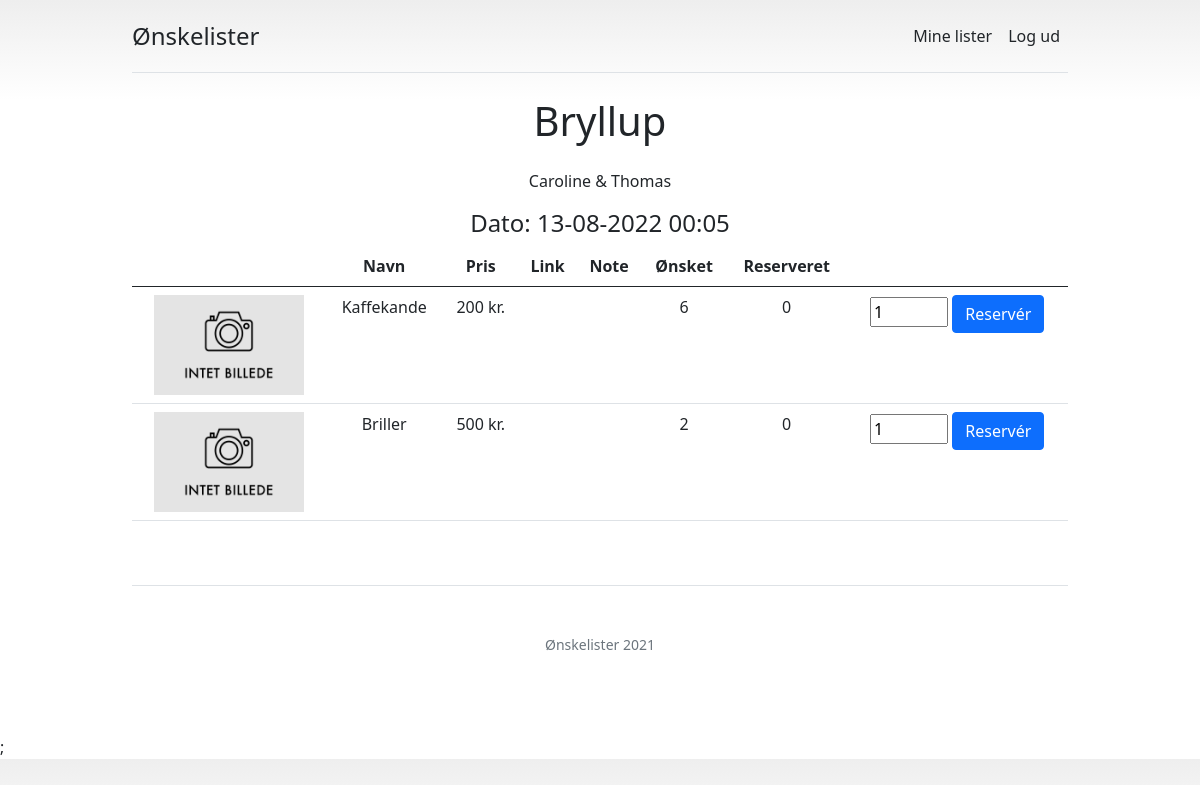
/2 (signed in), run on the app's committed database.
### tables this page shows
CREATE TABLE `whish_lists` (
  `list_id` bigint(20) NOT NULL,
  `list_date` datetime DEFAULT NULL,
  `list_title` text DEFAULT NULL,
  `list_subtitle` text DEFAULT NULL,
  `list_link` varchar(255) DEFAULT NULL,
  `list_user` bigint(20) DEFAULT NULL,
  `list_code` varchar(255) NOT NULL,
  `list_active` tinyint(1) NOT NULL DEFAULT 1
);

CREATE TABLE `whish_gifts` (
  `gift_id` bigint(20) NOT NULL,
  `gift_image` varchar(255) DEFAULT NULL,
  `gift_name` varchar(255) DEFAULT NULL,
  `gift_qty` int(11) NOT NULL DEFAULT 1,
  `gift_reservations` int(11) NOT NULL DEFAULT 0,
  `gift_price` int(11) NOT NULL DEFAULT 0,
  `gift_note` varchar(255) DEFAULT NULL,
  `gift_link` varchar(255) DEFAULT NULL,
  `gift_list` bigint(20) NOT NULL
);

### app/classes/simple.db.class.php (called while the page is built, shortened)
<?php
class SimpleDB
{
  public $isConn;
  public function __construct( $db_conn = array('host' => 'localhost', 'user' => 'root','pass' => '','database' => 'test', ) )
  {
    $host = isset($db_conn['host']) ? $db_conn['host'] : 'localhost' ;
    $user = isset($db_conn['user']) ? $db_conn['user'] : 'root' ;
    $pass = isset($db_conn['pass']) ? $db_conn['pass'] : '' ;
    $database = isset($db_conn['database']) ? $db_conn['database'] : die('no database set') ;
    $connection = mysqli_connect($host, $user, $pass,$database);
    if($connection)
    {
      $this->isConn = $connection;
    }
  }
  public function Select($SQLStatement)
  {
    $con =  $this->isConn;
    if ($con)
    {
      $q = $con->query($SQLStatement);
      $row = $q->num_rows;
      if($row <1)
      {
        $result = $row;
      }
      else if($row == 1)
      {
        $result = array($q->fetch_assoc());
      }
      else if( $row >1)
      {
        $d1 = array( $q->fetch_assoc());
        $d2= array();
        while ($row = $q->fetch_assoc())
        {
          $d2[] = $row;
        }
        $result = array_merge($d1 , $d2);
      }
      return $result;
      }
  }
}

### app/config.php (called while the page is built, shortened)
<?php
require 'classes/simple.db.class.php';
$app['cookie_name'] = 'session';
$app['session_name'] = 'user';
$app['db'] = new SimpleDB(['host' => 'localhost', 'user' => 'root','pass' => '','database' => 'dev']);
$app['url'] = 'http://localhost/whishlist';
$app['asset'] = $app['url'] . '/public/assets';
$app['name'] = 'Ønskelister';
$app['title'] = 'Ønskelister - Ønskelister til alle begivenheder';

### guest/share.php (the view, shortened to what this page needs)
<?php include '../app/templates/header.php'; ?>
<?php include '../app/templates/app.php'; ?>
<?php
$list_id = $app['db']->CleanDBData($_GET['id']);
$list = $app['db']->Select('select * from whish_lists where list_id = ' . $list_id);
if(!empty($list)) {
  $gifts = $app['db']->Select('select * from whish_gifts where gift_list = ' . $list_id);
}
?>
</head>
<body>
<?php include '../app/templates/nav.php'; ?>
  <main>
  <?php if(!empty($gifts)): ?>
    <h2 id="produkter" class="display-6 text-center mb-4"><?php echo $list[0]['list_title']; ?></h2>
    <p class="text-center"><?php echo $list[0]['list_subtitle']; ?></p>
    <h4 class="text-center font-weight-bold">Dato: <?php echo date('d-m-Y H:i', strtotime($list[0]['list_date'])); ?></h4>
    <div class="table-responsive">
      <table class="table text-center">
        <thead>
          <tr>
            <th></th>
            <th>Navn</th>
            <th>Pris</th>
            <th>Link</th>
            <th>Note</th>
            <th>Ønsket</th>
            <th>Reserveret</th>
            <th></th>
          </tr>
        </thead>
        <tbody>
          <?php foreach($gifts as $gift): ?>
          <tr>
          <?php if(!empty($gift['gift_image'])): ?>
              <td><img src="<?php echo $gift['gift_image']; ?>" width="150" height="100"></td>
              <?php else: ?>
                <td><img src="<?php echo $app['url']; ?>/public/img/no-image.png" width="150" height="100"></td>
              <?php endif; ?>
            <td><?php echo $gift['gift_name']; ?></td>
            <td><?php echo $gift['gift_price']; ?> kr.</td>
            <td>
            </td>
            <td><?php echo $gift['gift_note']; ?></td>
            <td><?php echo $gift['gift_qty']; ?></td>
            <td><?php echo $gift['gift_reservations']; ?></td>
            <?php if($gift['gift_qty'] != $gift['gift_reservations']): ?>
            <td>
              <?php
              $gift_id = $gift['gift_id'];
              ?>
              <?php if(!isset($visitor[$gift_id])): ?>
            <form action="<?php url('/guest/reserve'); ?>" method="post">
            <input type="number" id="qty" name="qty" min="1" max="<?php echo $gift['gift_qty'] - $gift['gift_reservations']; ?>" value="1" required>
            <input type="submit" class="btn btn-primary" value="Reservér">
            </form>
            <?php endif; ?>
            </td>
            <?php else: ?>
              <td>OK</td>
            <?php endif; ?>
          </tr>
          <?php endforeach; ?>
        </tbody>
      </table>
    </div>
    <?php else: ?>
      <h4 class="text-center">Ingen ønsker eller inaktiv ønskeliste.</h4>
<?php endif; ?>
  </main>
  <?php include '../app/templates/footer.php'; ?>

### public/css/app.css (style rules this page uses)
body { background-image: linear-gradient(180deg, #eee, #fff 100px, #fff); }
html { scroll-behavior: smooth; }

### data on the page
whish_lists: list_title "Bryllup", list_subtitle "Caroline & Thomas", list_date "13-08-2022 00:05"
whish_gifts: gift_name "Kaffekande", gift_price "200", gift_qty "6", gift_reservations "0"
whish_gifts: gift_name "Briller", gift_price "500", gift_qty "2", gift_reservations "0"

### other printed values
$app[$key] "Ønskelister"
$app['name'] "Ønskelister"
